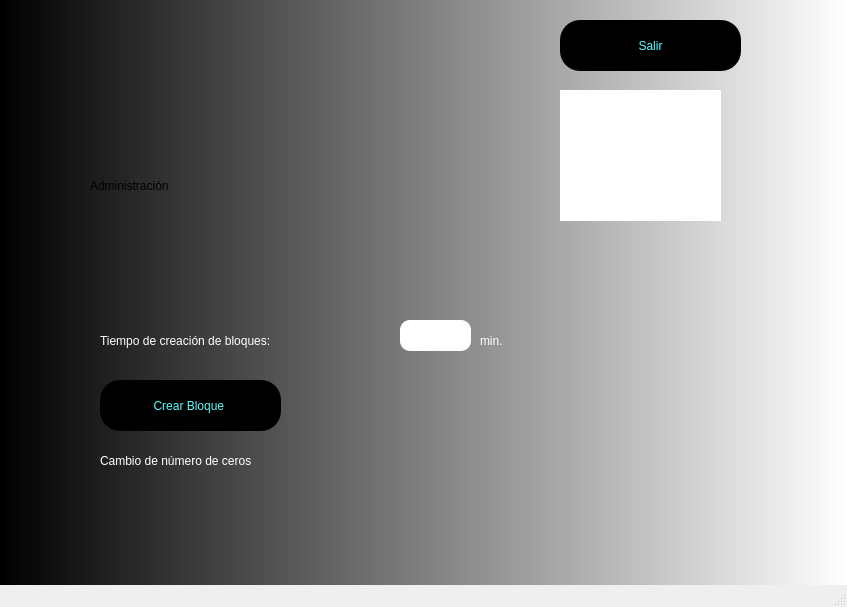
<?xml version="1.0" encoding="UTF-8"?>
<ui version="4.0">
 <class>MainWindow</class>
 <widget class="QMainWindow" name="MainWindow">
  <property name="geometry">
   <rect>
    <x>0</x>
    <y>0</y>
    <width>847</width>
    <height>607</height>
   </rect>
  </property>
  <property name="windowTitle">
   <string>MainWindow</string>
  </property>
  <property name="styleSheet">
   <string notr="true">QWidget#centralwidget{
background-color: qlineargradient(spread:pad, x1:0, y1:0, x2:1, y2:0, stop:0 rgba(0, 0, 0, 255), stop:1 rgba(255, 255, 255, 255));}</string>
  </property>
  <widget class="QWidget" name="centralwidget">
   <widget class="QLabel" name="label_4">
    <property name="geometry">
     <rect>
      <x>560</x>
      <y>90</y>
      <width>161</width>
      <height>131</height>
     </rect>
    </property>
    <property name="styleSheet">
     <string notr="true">background-color: rgb(255, 255, 255);</string>
    </property>
    <property name="text">
     <string/>
    </property>
    <property name="pixmap">
     <pixmap>../Imagenes/1.png</pixmap>
    </property>
    <property name="scaledContents">
     <bool>true</bool>
    </property>
   </widget>
   <widget class="QLabel" name="label">
    <property name="geometry">
     <rect>
      <x>90</x>
      <y>140</y>
      <width>711</width>
      <height>91</height>
     </rect>
    </property>
    <property name="styleSheet">
     <string notr="true">font: 87 38pt &quot;Arial Black&quot;;</string>
    </property>
    <property name="text">
     <string>Administración</string>
    </property>
   </widget>
   <widget class="QPushButton" name="pushButton_4">
    <property name="geometry">
     <rect>
      <x>560</x>
      <y>20</y>
      <width>181</width>
      <height>51</height>
     </rect>
    </property>
    <property name="styleSheet">
     <string notr="true">background-color: rgb(0, 0, 0);
color: rgb(85, 255, 255);
border-radius:20px;</string>
    </property>
    <property name="text">
     <string>Salir</string>
    </property>
   </widget>
   <widget class="QLabel" name="label_2">
    <property name="geometry">
     <rect>
      <x>100</x>
      <y>330</y>
      <width>291</width>
      <height>21</height>
     </rect>
    </property>
    <property name="styleSheet">
     <string notr="true">font: 87 12pt &quot;Arial Black&quot;;
color: rgb(255, 255, 255);</string>
    </property>
    <property name="text">
     <string>Tiempo de creación de bloques:</string>
    </property>
   </widget>
   <widget class="QLineEdit" name="lineEdit">
    <property name="geometry">
     <rect>
      <x>400</x>
      <y>320</y>
      <width>71</width>
      <height>31</height>
     </rect>
    </property>
    <property name="styleSheet">
     <string notr="true">border-radius:10px;</string>
    </property>
   </widget>
   <widget class="QLabel" name="label_3">
    <property name="geometry">
     <rect>
      <x>480</x>
      <y>330</y>
      <width>81</width>
      <height>21</height>
     </rect>
    </property>
    <property name="styleSheet">
     <string notr="true">font: 87 12pt &quot;Arial Black&quot;;
color: rgb(255, 255, 255);</string>
    </property>
    <property name="text">
     <string>min.</string>
    </property>
   </widget>
   <widget class="QPushButton" name="pushButton_5">
    <property name="geometry">
     <rect>
      <x>100</x>
      <y>380</y>
      <width>181</width>
      <height>51</height>
     </rect>
    </property>
    <property name="styleSheet">
     <string notr="true">background-color: rgb(0, 0, 0);
color: rgb(85, 255, 255);
border-radius:20px;</string>
    </property>
    <property name="text">
     <string>Crear Bloque </string>
    </property>
   </widget>
   <widget class="QLabel" name="label_5">
    <property name="geometry">
     <rect>
      <x>100</x>
      <y>450</y>
      <width>291</width>
      <height>21</height>
     </rect>
    </property>
    <property name="styleSheet">
     <string notr="true">font: 87 12pt &quot;Arial Black&quot;;
color: rgb(255, 255, 255);</string>
    </property>
    <property name="text">
     <string>Cambio de número de ceros</string>
    </property>
   </widget>
  </widget>
  <widget class="QMenuBar" name="menubar">
   <property name="geometry">
    <rect>
     <x>0</x>
     <y>0</y>
     <width>847</width>
     <height>21</height>
    </rect>
   </property>
  </widget>
  <widget class="QStatusBar" name="statusbar"/>
 </widget>
 <resources/>
 <connections/>
</ui>
